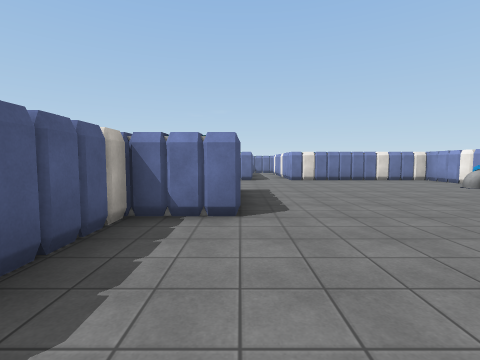
[1] (above)

17 first-person views from a walk through a scene from a Unity 3-D project. The camera is 1.5 m above the floor, tilts 4° down and sees 85° across. The floor is counted in squares, 2 m on a side. Each view is taken from the middle of a square. On the plan, view 1 faces up. The plan holds only what a view shows up to about 9 squares ahead; the rest is blank. The place goes on beyond the plan. The player is left out. Surface patterns are stand-ins for the level's own textures.

[2]
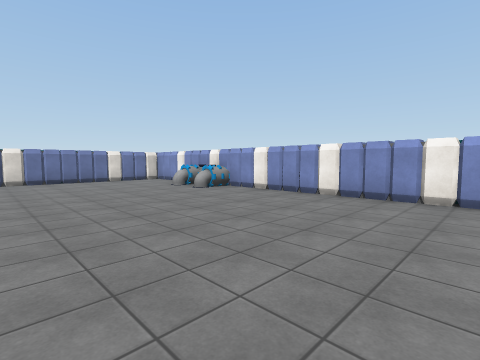

[3]
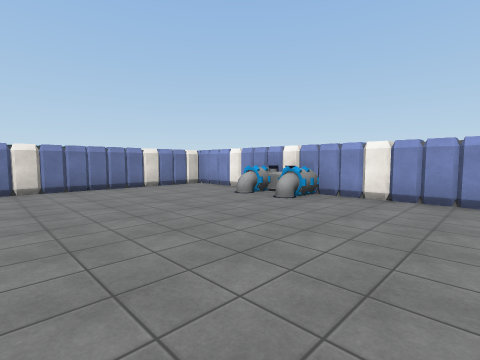

[4]
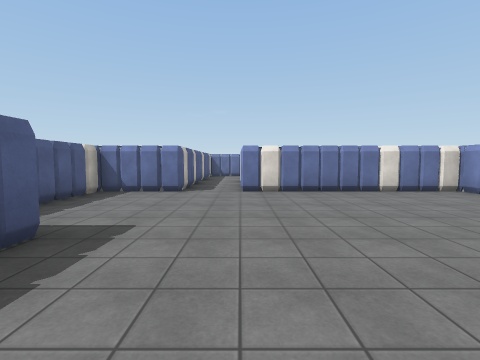

[5]
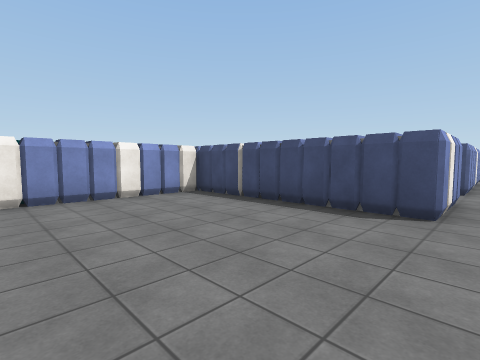

[6]
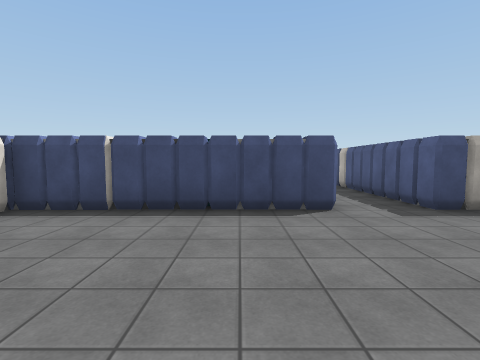

[7]
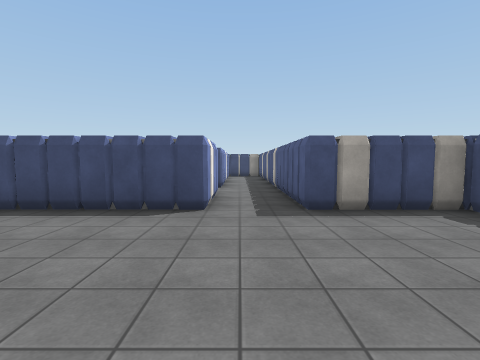

[8]
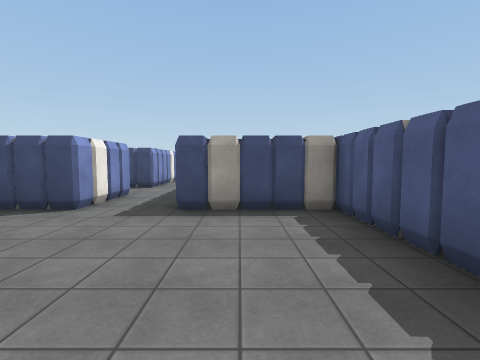

[9]
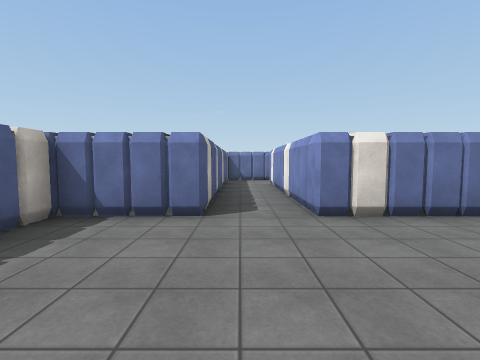

[10]
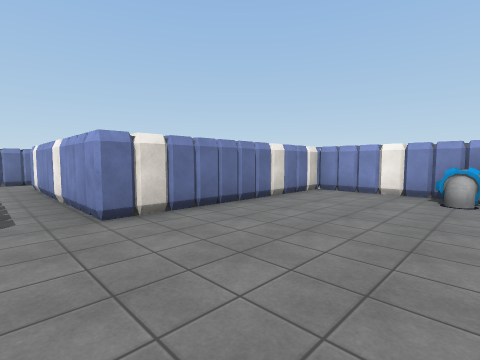

[11]
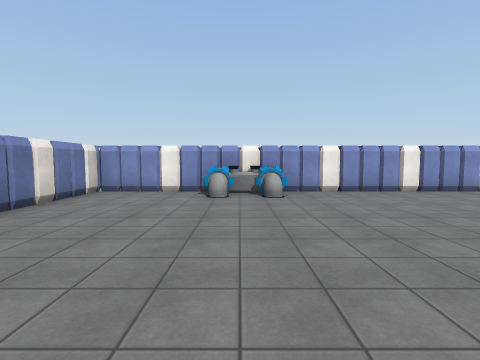

[12]
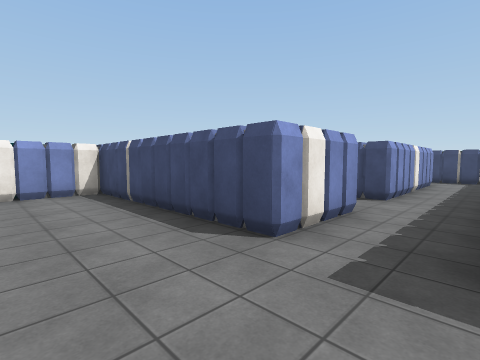

[13]
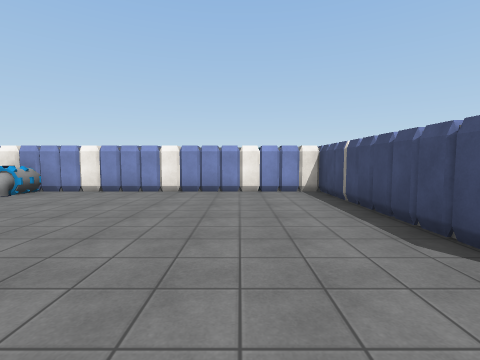

[14]
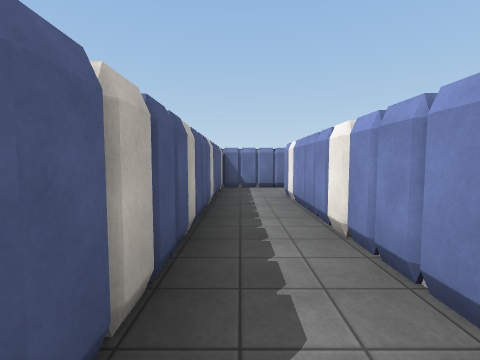

[15]
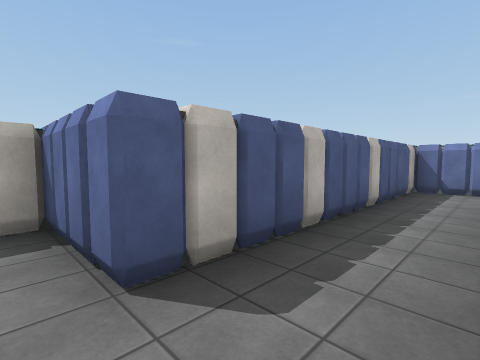

[16]
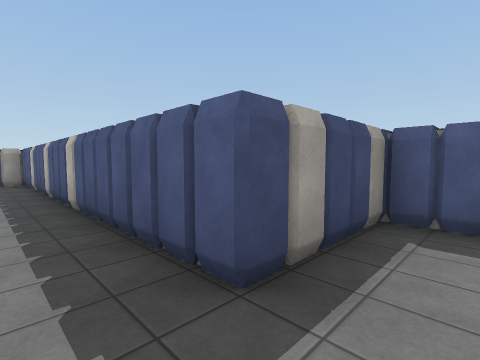

[17]
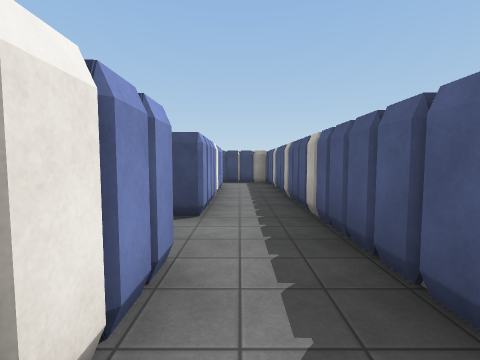

### Floor plan
Points are (right, up) in squares from view 1. A wall is a line through its corners. A room is listed if a view was taken in it or the views show most of it. See-through windows are left out.
Room 1 (views 1, 2, 3, 4, 5, 6, 7, 8, 9, 10, 11, 12, 13, 14, 15, 16, 17)
walls: (-1.5, 3.6) (-1.5, 1.5); (7.5, 6.4) (7.5, 7.5); (5.4, -1) (7.5, -1) (7.5, 3.5); (0.5, -1) (1, -1) (1, -3.5); (-1.5, -0.4) (-1.5, -1.1); (7.5, 10.5) (2, 10.5) (2, 13.5); (2.5, -3) (2.5, -2.4); (0.5, 13.6) (0.5, 12.4)
ways out: opening at (1, 13); opening at (2, -3)
objects: block (-2, 0); other object (-2, 1); other object (-2, 10); other object (-1, -1); block (-1, 4); other object (-1, 11); other object (0, -1); other object (0, 11); block (0, 12); other object (1, -2); other object (2, 12); other object (3, 11); other object (4, -1); other object (5, -1); other object (5, 11); other object (7, -1); other object (7, 6) to (7, 8); other object (7, 11); other object (8, 4); other object (8, 5) to (8, 6); other object (8, 8); other object (8, 9); other object (8, 10)

Where each view was taken, in squares from view 1:
view 1: 0 up, 0 right, facing up
view 2: 0 up, 2 right, facing up-right
view 3: 3 up, 2 right, facing up-right
view 4: 4 up, 2 right, facing up
view 5: 3 up, 2 right, facing down-right
view 6: 3 up, 4 right, facing down
view 7: 3 up, 2 right, facing down
view 8: 3 up, 0 right, facing down
view 9: 7 up, 1 right, facing up
view 10: 7 up, 1 right, facing up-right
view 11: 7 up, 1 right, facing right
view 12: 1 up, 1 right, facing down-right
view 13: 1 up, 1 right, facing right
view 14: 10 up, 1 right, facing up
view 15: 10 up, 2 right, facing up-left
view 16: 0 up, 2 right, facing down-left
view 17: 1 down, 2 right, facing down
